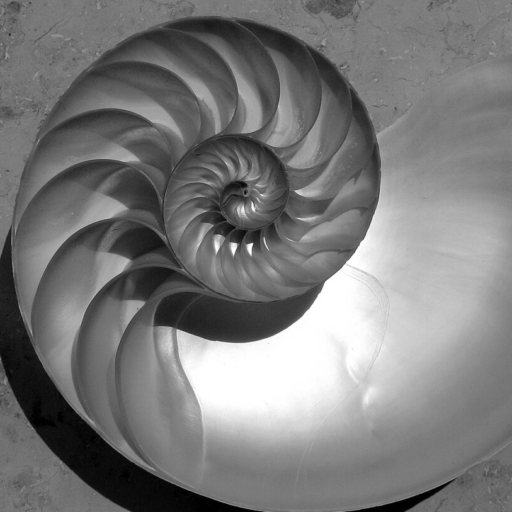
#> input picture lab07/initial data/muszla.png, 512 x 512 px, found by its file name
$ python 11.py
#> lines starting #> are read from the running program, lines starting #| are printed output that depends on the picture; after the words box and inside, x2 and y2 are one past the last pixel; in counts of white or black regions, pixels touching at a corner belong together
import cv2
import numpy as np

# Ścieżka do obrazu
image_path = "lab07/initial data/muszla.png"
img = cv2.imread(image_path, cv2.IMREAD_GRAYSCALE)
#> img is the input picture: shape (512, 512); min 0, max 255, mean 122.1
# print(img)
img = np.array(img).astype(np.float32) /255
# print(img)


# Wygładzenie filtrem Gaussa
blurred = cv2.GaussianBlur(img, (5, 5), sigmaX=2, sigmaY=2)
# cv2.imwrite("lab07/11/11a.png", blurred)

# h_xx = (1 0 -2 0 1)
# h_yy = (
#        1
#        0
#        -2
#        0
#        1
# )
# h_xy = (
#        -1 0 1
#         0 0 0
#         1 0 -1
# )

hxx = np.array([1,0,-2,0,1], dtype=np.float32)
hyy = np.array([[1],[0],[-2],[0],[1]], dtype=np.float32)
hxy = np.array([[-1,0,1],[0,0,0],[1,0,-1]], dtype=np.float32)

gxx = cv2.filter2D(blurred.astype(np.float32), -1, hxx)
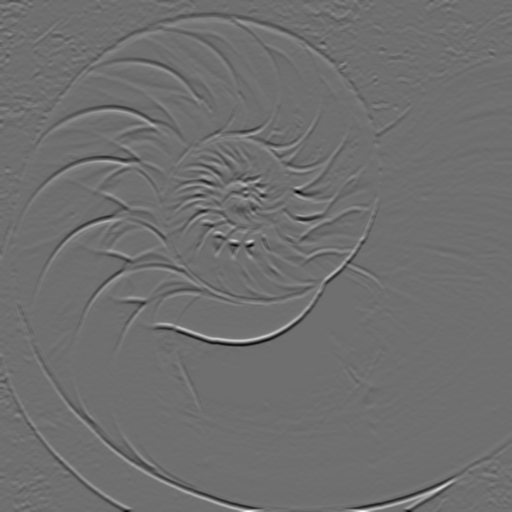
#> gxx: shape (512, 512) float32; min -0.258, max 0.332, mean 7.45e-06; drawn with min black and max white
gyy = cv2.filter2D(blurred.astype(np.float32), -1, hyy)
gxy = cv2.filter2D(blurred.astype(np.float32), -1, hxy)
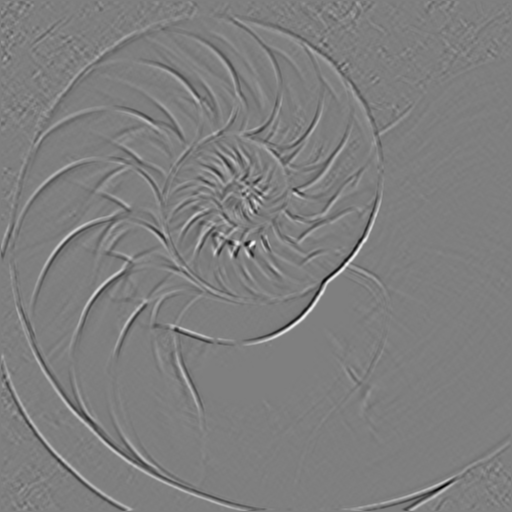
#> gxy: shape (512, 512) float32; min -0.145, max 0.146, mean 7.4e-07; drawn with min black and max white
# cv2.imwrite("lab07/11/11b_gxx.png", gxx*255)
# cv2.imwrite("lab07/11/11b_gyy.png", gyy*255)
# cv2.imwrite("lab07/11/11b_gxy.png", gxy*255)

def Hesse(gxx, gyy, gxy):
    M, N = gxx.shape
#> M = 512; N = 512
    Z = np.zeros((M, N), dtype=np.float32)
    theta = np.zeros((M,N), dtype=np.float32)

    for m in range(1, M-1):
        for n in range(1, N-1):
            H = np.array([[gxx[m][n], gxy[m][n]], [gxy[m][n], gyy[m][n]]])
            k1 = ((1/2)*(H[0][0] + H[1][1])) - ((1/4) * (np.sqrt((np.power(H[0][0] + H[1][1], 2)) + (4 * np.power(H[0][1], 2)))))
            Z[m][n] = np.abs(k1)
            x = H[0][1]
            y = k1 - H[0][0]
            theta[m][n] = (np.degrees(np.arctan2(y, x)) + 360) % 360
            if (m == 100 and n >100 and n < 120):
                print(f'{k1} - {H[0][0]} = {k1 - H[0][0]}')
                print(f'Theta: ({m},{n}) = {theta[m][n]}')
                print(f'Theta ABS: {np.abs(theta[m][n])}')
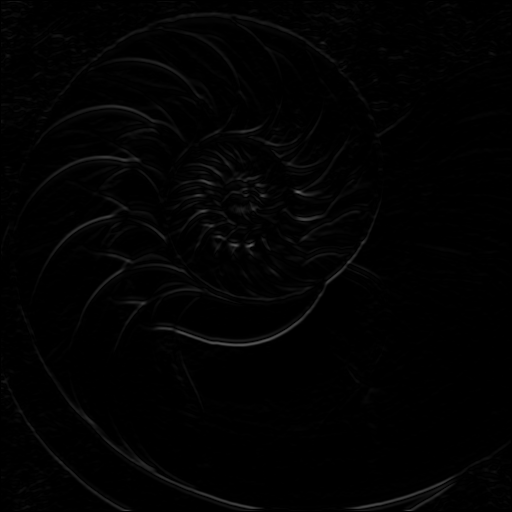
#> Z: shape (512, 512) float32; min 0, max 0.393, mean 0.0102
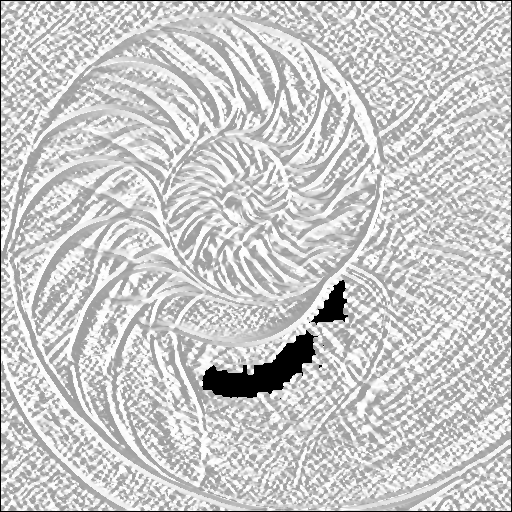
#> theta: shape (512, 512) float32; min 0, max 333.4, mean 263.9; drawn with min black and max white
    return (Z, np.abs(theta))

k1_curve, theta = Hesse(gxx, gyy, gxy)
# [4 lines of commented-out code are left out]

cv2.imwrite("lab07/11/11c_k1.png", k1_curve*255)
cv2.imwrite("lab07/11/11c_theta.png", theta)
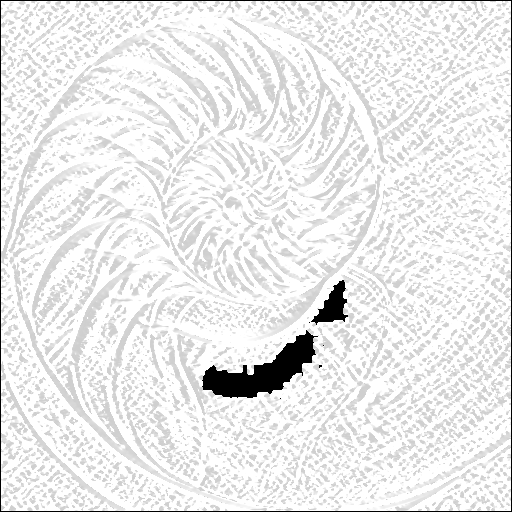
#> saved as 11c_theta.png: shape (512, 512); min 0, max 255, mean 235.3
cv2.imshow("XD3", theta)
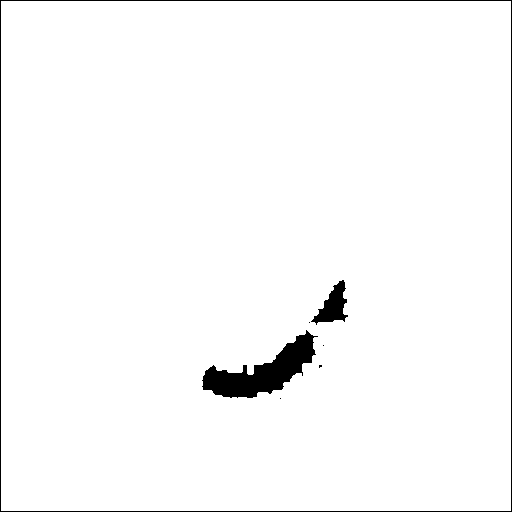
#> window 'XD3': shape (512, 512); 97.7% white; 7 black regions (4 under 20 px), largest, box (x1, y1, x2, y2) and area: (202, 330, 318, 398) 3180, (0, 0, 512, 512) 2044, (311, 280, 348, 325) 773
cv2.waitKey()
cv2.destroyAllWindows()

# [30 lines of commented-out code are left out]

$ run again, with lab07/initial data/KaszubskieNuty.png copied over lab07/initial data/muszla.png
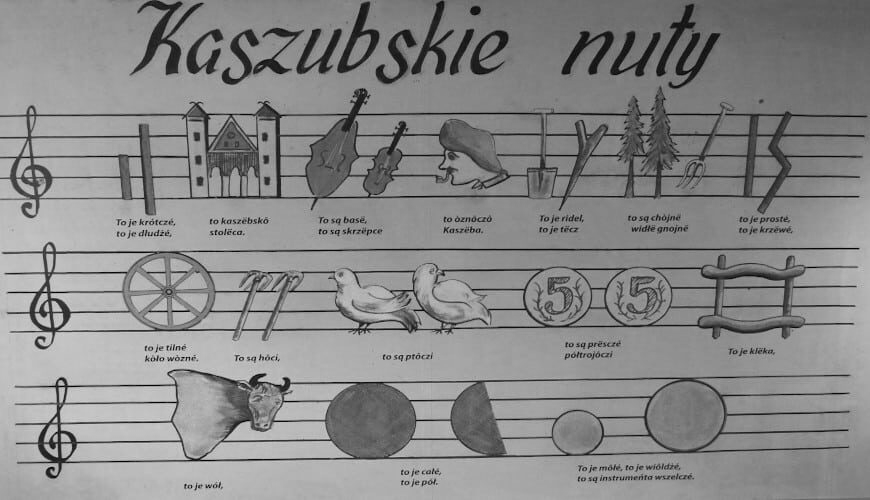
#> input picture lab07/initial data/KaszubskieNuty.png, 870 x 500 px, found by its file name
#> img is the input picture: shape (500, 870); min 1, max 216, mean 136.7
#> after the loop in Hesse, `for m in range(1, M-1):`:
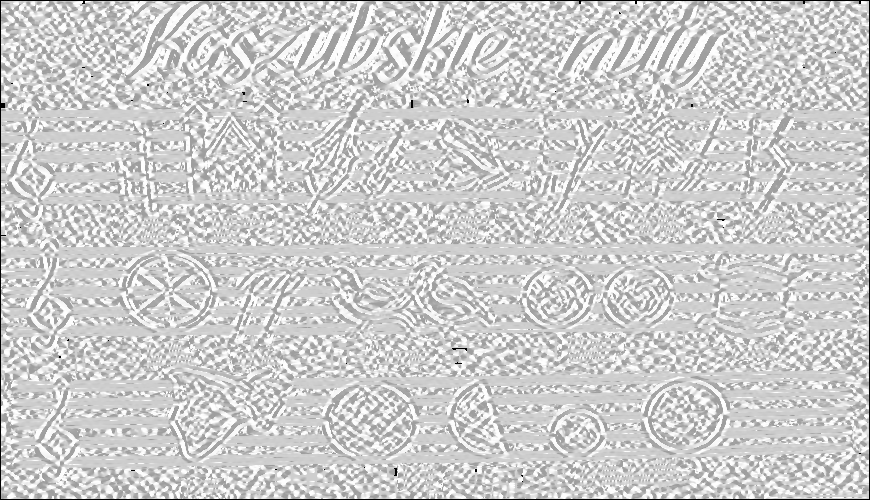
#> theta: shape (500, 870) float32; min 0, max 333.4, mean 268.6; drawn with min black and max white
#> `cv2.imshow("XD3", theta)`:
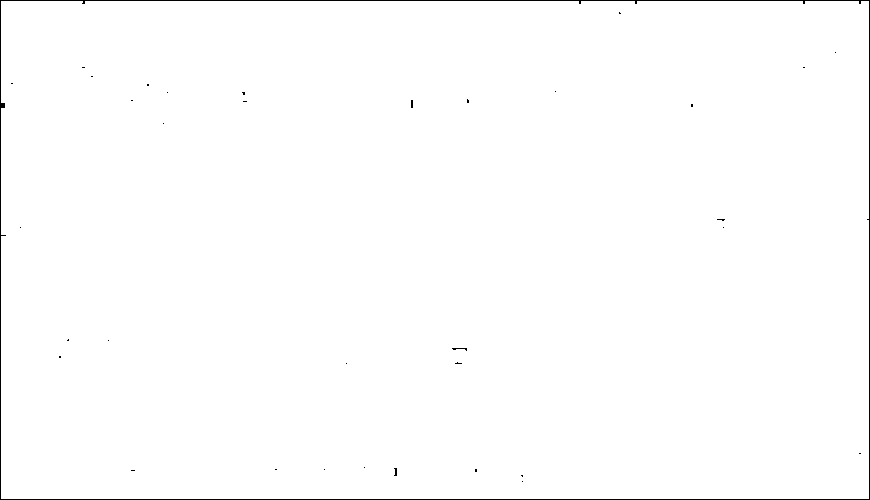
#> window 'XD3': shape (500, 870); 99.3% white; black in thin lines or dots
